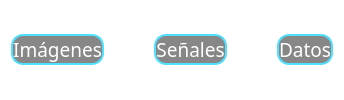
        <widget class="QWidget" name="widget_2" native="true">
         <property name="font">
          <font>
           <family>BankGothic Md BT</family>
           <pointsize>12</pointsize>
          </font>
         </property>
         <property name="styleSheet">
          <string notr="true">background-color: transparent;</string>
         </property>
         <layout class="QHBoxLayout" name="horizontalLayout">
          <property name="spacing">
           <number>50</number>
          </property>
          <item>
           <widget class="QPushButton" name="boton_imagenes">
            <property name="font">
             <font>
              <family>BankGothic Md BT</family>
              <pointsize>14</pointsize>
             </font>
            </property>
            <property name="cursor">
             <cursorShape>PointingHandCursor</cursorShape>
            </property>
            <property name="styleSheet">
             <string notr="true">QPushButton{
    background-color: rgba(0,0,0,120);
    color: white;
    border: 2px solid #4fdfff;
    border-radius: 12px;
    font-size: 14pt;
}

QPushButton:hover {
    background-color: rgba(0, 212, 255, 0.3); 
    border: 2px solid #ffffff; 
}

QPushButton:pressed {
    background-color: #00d4ff; 
    color: black;
}</string>
            </property>
            <property name="text">
             <string>Imágenes</string>
            </property>
           </widget>
          </item>
          <item>
           <widget class="QPushButton" name="boton_senales">
            <property name="font">
             <font>
              <family>BankGothic Md BT</family>
              <pointsize>14</pointsize>
             </font>
            </property>
            <property name="cursor">
             <cursorShape>PointingHandCursor</cursorShape>
            </property>
            <property name="styleSheet">
             <string notr="true">QPushButton{
    background-color: rgba(0,0,0,120);
    color: white;
    border: 2px solid #4fdfff;
    border-radius: 12px;
    font-size: 14pt;
}

QPushButton:hover {
    background-color: rgba(0, 212, 255, 0.3); 
    border: 2px solid #ffffff; 
}

QPushButton:pressed {
    background-color: #00d4ff; 
    color: black;
}</string>
            </property>
            <property name="text">
             <string>Señales</string>
            </property>
           </widget>
          </item>
          <item>
           <widget class="QPushButton" name="boton_datos">
            <property name="font">
             <font>
              <family>BankGothic Md BT</family>
              <pointsize>14</pointsize>
             </font>
            </property>
            <property name="cursor">
             <cursorShape>PointingHandCursor</cursorShape>
            </property>
            <property name="styleSheet">
             <string notr="true">QPushButton{
    background-color: rgba(0,0,0,120);
    color: white;
    border: 2px solid #4fdfff;
    border-radius: 12px;
    font-size: 14pt;
}

QPushButton:hover {
    background-color: rgba(0, 212, 255, 0.3); 
    border: 2px solid #ffffff; 
}

QPushButton:pressed {
    background-color: #00d4ff; 
    color: black;
}</string>
            </property>
            <property name="text">
             <string>Datos</string>
            </property>
           </widget>
          </item>
         </layout>
        </widget>
